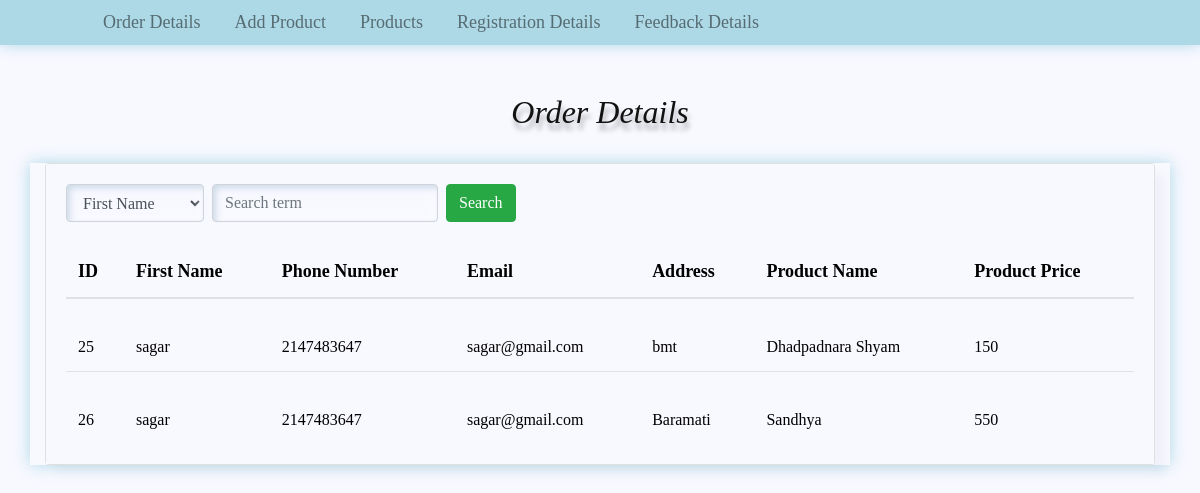
The page /Admin/orderdetails.php on the database its author committed.
### tables this page shows
CREATE TABLE `cust_order` (
  `ID` int(11) NOT NULL auto_increment,
  `firstname` varchar(200) NOT NULL,
  `lastname` varchar(200) NOT NULL,
  `gmail` varchar(200) NOT NULL,
  `pno` int(200) NOT NULL,
  `addr` varchar(200) NOT NULL,
  `product_id` varchar(200) NOT NULL,
  `product_name` varchar(200) NOT NULL,
  `product_description` varchar(200) NOT NULL,
  `product_price` varchar(200) NOT NULL,
  PRIMARY KEY  (`ID`)
);

### Admin/orderdetails.php (the view, shortened to what this page needs)
<!DOCTYPE html>
<html>
<head>
    <link rel="stylesheet" href="https://stackpath.bootstrapcdn.com/bootstrap/4.5.2/css/bootstrap.min.css">
</head>
<body style="background-color: ghostwhite;font-family:Times new romans;">
<?php include_once('navbar.php'); ?>
<br><br>
<center><h2 style="font-family: Times new romans; background-color: ghostwhite;" class="txt"><i>Order Details</i></h2></center><br>
<section class="intro">
    <div class="">
        <div class="mask d-flex align-items-center h-100">
            <div class="container shdw">
                <div class="row justify-content-center">
                    <div class="col-12">
                        <div class="card mask-custom">
                            <div class="card-body" style="background-color: ghostwhite;">
                                <form method="GET" action="" class="form-inline">
                                    <div class="form-group mr-2">
                                        <select style="background-color:ghostwhite;" class="form-control shdww" name="search_by">
                                            <option value="firstname">First Name</option>
                                        </select>
                                    </div>
                                    <div class="form-group mr-2">
                                        <input style="background-color:ghostwhite;" type="text" name="search_value" class="form-control shdww" placeholder="Search term">
                                    </div>
                                    <button type="submit" class="btn btn-success">Search</button>
                                </form><br>
                                <div class="table-responsive">
                                    <table class="table table-borderless text-white mb-0">
                                        <thead>
                                            <tr>
                                                <th scope="col" style="color: black; font-size: 18px;">ID</th>
                                                <th scope="col" style="color: black; font-size: 18px;">First Name</th>
                                                <th scope="col" style="color: black; font-size: 18px;">Phone Number</th>
                                                <th scope="col" style="color: black; font-size: 18px;">Email</th>
                                                <th scope="col" style="color: black; font-size: 18px;">Address</th>
                                                <th scope="col" style="color: black; font-size: 18px;">Product Name</th>
                                                <th scope="col" style="color: black; font-size: 18px;">Product Price</th>
                                            </tr>
                                        </thead>
                                        <tbody>
                                            <?php
 $servername = "localhost";
 $username = "root";
 $password = "";
 $dbname = "library_system";
 $conn = new mysqli($servername, $username, $password, $dbname);
                                            if (isset($_GET['search_value']) && isset($_GET['search_by'])) {
                                                $search_value = $_GET['search_value'];
                                                $search_by = $_GET['search_by'];
                                                $sql = "SELECT * FROM cust_order WHERE $search_by LIKE '%$search_value%'";
                                                $result = $conn->query($sql);
                                                if ($result) {
                                                    if ($result->num_rows > 0) {
                                                        while ($order = $result->fetch_assoc()) { ?>
                                                            <tr>
                                                                <td style="color: black;"><br><?php echo $order["ID"]; ?></td>
                                                                <td style="color: black;"><br><?php echo $order["firstname"]; ?></td>
                                                                <td style="color: black;"><br><?php echo $order["pno"]; ?></td>
                                                                <td style="color: black;"><br><?php echo $order["gmail"]; ?></td>
                                                                <td style="color: black;"><br><?php echo $order["addr"]; ?></td>
                                                                <td style="color: black;"><br><?php echo $order["product_name"]; ?></td>
                                                                <td style="color: black;"><br><?php echo $order["product_price"]; ?></td>
                                                            </tr>
                                                        <?php }
                                                    } else {
                                                        echo "<tr><td colspan='7' class='centered'>Order not found!</td></tr>";
                                                    }
                                                } else {
                                                    echo "<tr><td colspan='7' class='centered'>Error: " . $conn->error . "</td></tr>";
                                                }
                                            } else {
                                                $sql = "SELECT * FROM cust_order";
                                                $result = $conn->query($sql);
                                                if ($result->num_rows > 0) {
                                                    while ($order = $result->fetch_assoc()) { ?>
                                                        <tr>
                                                            <td style="color: black;"><br><?php echo $order["ID"]; ?></td>
                                                            <td style="color: black;"><br><?php echo $order["firstname"]; ?></td>
                                                            <td style="color: black;"><br><?php echo $order["pno"]; ?></td>
                                                            <td style="color: black;"><br><?php echo $order["gmail"]; ?></td>
                                                            <td style="color: black;"><br><?php echo $order["addr"]; ?></td>
                                                            <td style="color: black;"><br><?php echo $order["product_name"]; ?></td>
                                                            <td style="color: black;"><br><?php echo $order["product_price"]; ?></td>
                                                        </tr>
                                                    <?php }
                                                } else {
                                                    echo "<tr><td colspan='7' class='centered'>No orders available!</td></tr>";
                                                }
                                            }
                                            ?>
                                        </tbody>
                                    </table>
                                </div>
                            </div>
                        </div>
                    </div>
                </div>
            </div>
        </div>
    </div>
</section>
</body>
</html>

### Admin/orderdetails.php (style rules this page uses)
body, .intro { height: 100%; }
table td, table th { max-width: 200px; overflow: hidden; text-overflow: ellipsis; white-space: nowrap; }
.mask-custom { background: rgba(24, 24, 16, .2); border-radius: 2em; backdrop-filter: blur(25px); border: 2px solid rgba(255, 255, 255, 0.05); background-clip: padding-box; box-shadow: 10px 10px 10px rgba(46, 54, 68, 0.03); }
.shdww { box-shadow: rgb(204, 219, 232) 3px 3px 6px 0px inset, rgba(255, 255, 255, 0.5) -3px -3px 6px 1px inset; }
.txt { color: #121212; text-shadow: 2px 7px 5px rgba(0,0,0,0.3), 0px -4px 10px rgba(255,255,255,0.3); }

### Admin/navbar.php (style rules this page uses)
.shdw { box-shadow: 0 0 15px lightblue; }

### rows shown on the page
cust_order: ID "25", firstname "sagar", pno "2147483647", gmail "sagar@gmail.com", addr "bmt", product_name "Dhadpadnara Shyam", product_price "150"
cust_order: ID "26", firstname "sagar", pno "2147483647", gmail "sagar@gmail.com", addr "Baramati", product_name "Sandhya", product_price "550"
